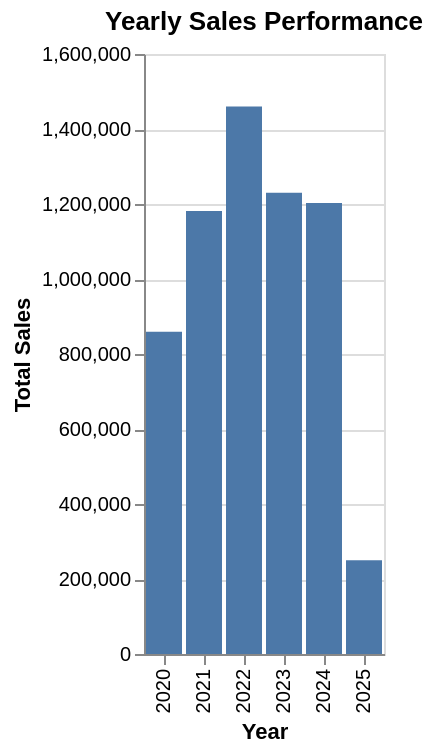

Notebook code for this chart:
### Code cell
import altair as alt
import pandas as pd

# Group data by year to analyze yearly sales performance
yearly_sales = df_cleaned.groupby('Year')['Amount'].sum().reset_index()

# Create a bar chart to visualize yearly sales performance
chart = alt.Chart(yearly_sales).mark_bar().encode(
    x=alt.X('Year:O', title='Year'),
    y=alt.Y('Amount:Q', title='Total Sales'),
    tooltip=['Year', 'Amount']
).properties(
    title='Yearly Sales Performance'
)

display(chart)

### Figure 1 — Vega-Lite specification as saved in the notebook (floating-point values rounded to 4 significant figures)
{"config": {"view": {"continuousWidth": 300, "continuousHeight": 300}}, "data": {"name": "data-4b8d770a2de14774ed6e9ccb855e826d"}, "mark": {"type": "bar"}, "encoding": {"tooltip": [{"field": "Year", "type": "quantitative"}, {"field": "Amount", "type": "quantitative"}], "x": {"field": "Year", "title": "Year", "type": "ordinal"}, "y": {"field": "Amount", "title": "Total Sales", "type": "quantitative"}}, "title": "Yearly Sales Performance", "$schema": "https://vega.github.io/schema/vega-lite/v6.1.0.json", "datasets": {"data-4b8d770a2de14774ed6e9ccb855e826d": [{"Year": 2020, "Amount": 859401}, {"Year": 2021, "Amount": 1181446}, {"Year": 2022, "Amount": 1459775}, {"Year": 2023, "Amount": 1229723}, {"Year": 2024, "Amount": 1202478}, {"Year": 2025, "Amount": 249816}]}}
